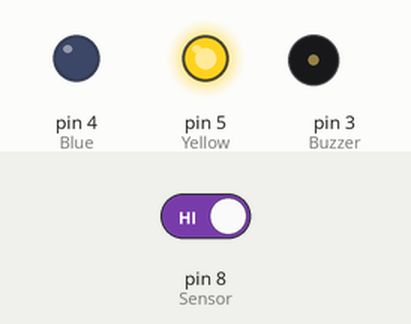
Bench run of a sketch on a simulated Arduino Uno, built with avr-gcc and run on an emulated ATmega328P. Shown: output pins drawn as LEDs (lit = HIGH), buzzer (waves = sounding, pin HIGH). The inputs (shaded band) are chosen by the test bench; at power-on: pin 8 (Sensor) HIGH. What the sketch prints to the serial monitor is not drawn.

Above: at 1.2 s.
1.3 s: pin 8 (Sensor) driven LOW
At 1.6 s:
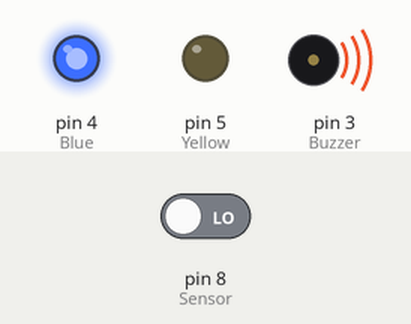
2.8 s: pin 8 (Sensor) driven HIGH
At 4.0 s:
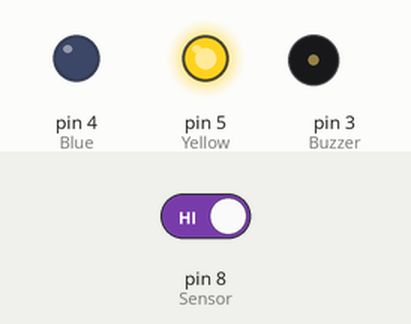
Timing chart, 0 to 5.8 s (numbered marks = the images above; inputs shaded):
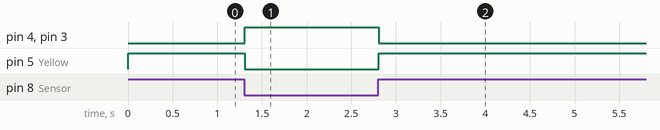

The sketch:

Code.ino
```cpp
// NeuralMesh Solution


#define Sensor 8
#define Buzzer 3
#define Blue 4
#define Yellow 5

void setup() {
  Serial.begin(9600);
  pinMode(Sensor, INPUT);
  pinMode(Buzzer, OUTPUT);
  pinMode(Blue, OUTPUT);
  pinMode(Yellow, OUTPUT);
}

void loop() {
  bool value = digitalRead(Sensor);
  Serial.println(value);

  if (value == 0) {
    digitalWrite(Buzzer, HIGH);
    digitalWrite(Blue, HIGH);
    digitalWrite(Yellow, LOW);
  } else if (value == 1) {
    digitalWrite(Buzzer, LOW);
    digitalWrite(Blue, LOW);
    digitalWrite(Yellow, HIGH);
  }
}
```

Measured:
- after the input at 1.3 s, pin 4 (Blue), pin 3 (Buzzer): LOW → HIGH at once; pin 5 (Yellow): HIGH → LOW at once
- after the input at 2.8 s, pin 4 (Blue), pin 3 (Buzzer): HIGH → LOW at once; pin 5 (Yellow): LOW → HIGH at once
